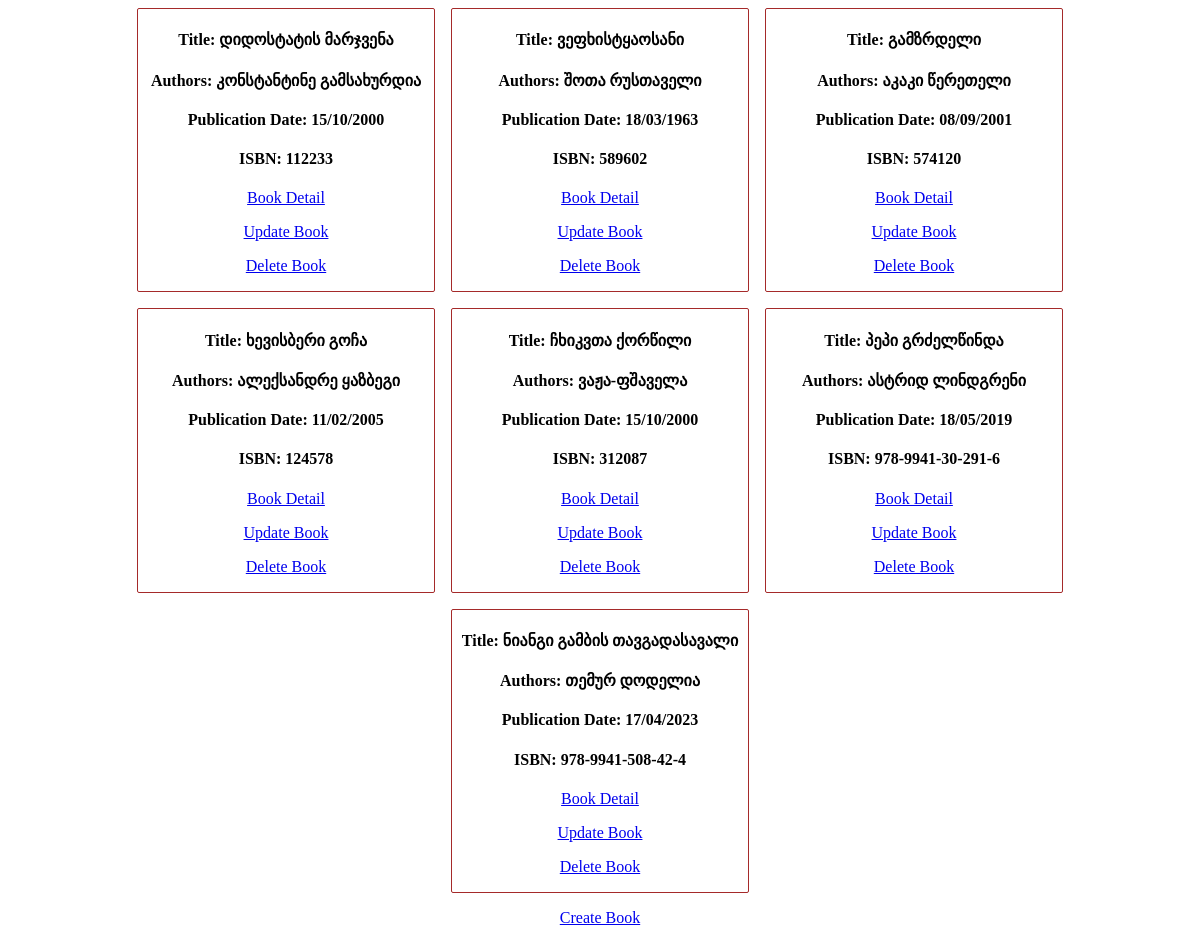
The page /books/ on the database its author committed.
### books/models.py (models this page shows, shortened)
class Book(models.Model):
    title = models.CharField(max_length=100, null=False)
    authors = models.CharField(max_length=100, null=False)
    publication_date = models.CharField(max_length=15, null=False)
    isbn = models.CharField(max_length=11, null=False)

### books/views.py (the view)
# urls.py: path('', views.list_books, name='list_books'),
def list_books(request):
    books = Book.objects.all()
    context = {'books': books}
    return render(request, "books/all_books.html", context)

### books/templates/books/all_books.html (shortened to what this page needs)
{% extends 'books/base.html' %}
{% block body %}
    <div class="container">
        {% for book in books %}
            <div class="book">
                <h4>Title: {{book.title}}</h4>
                <h4>Authors: {{book.authors}}</h4>
                <h4>Publication Date: {{book.publication_date}}</h4>
                <h4>ISBN: {{book.isbn}}</h4>
                <p><a href="{% url 'book_detail' book.id %}">Book Detail</a></p>
                <p><a href="{% url 'update_book' book.id %}">Update Book</a></p>
                <p><a href="{% url 'delete_book' book.id %}">Delete Book</a></p>
            </div>
        {% endfor %}
    </div>
    <div style="margin-top: 2 rem; text-align: center;">
        <a href="{% url 'create_book' %}">Create Book</a>
    </div>
{% endblock %}

### books/templates/books/base.html (shortened to what this page needs)
{% load static %}
<!DOCTYPE html>
<html lang="en">
<head>
    <link rel="stylesheet" href="{% static 'css/style.css' %}">
</head>
<body>
    {% block body %}
    {% endblock %}
</body>
</html>

### books/static/css/style.css (style rules this page uses)
.container { width: 100%; display: flex; gap: 1rem; flex-wrap: wrap; justify-content: center; }
.book { width: 25%; border: 1px solid brown; text-align: center; border-radius: 2px; }

### rows shown on the page
Book: title "დიდოსტატის მარჯვენა", authors "კონსტანტინე გამსახურდია", publication_date "15/10/2000", isbn "112233"
Book: title "ვეფხისტყაოსანი", authors "შოთა რუსთაველი", publication_date "18/03/1963", isbn "589602"
Book: title "გამზრდელი", authors "აკაკი წერეთელი", publication_date "08/09/2001", isbn "574120"
Book: title "ხევისბერი გოჩა", authors "ალექსანდრე ყაზბეგი", publication_date "11/02/2005", isbn "124578"
Book: title "ჩხიკვთა ქორწილი", authors "ვაჟა-ფშაველა", publication_date "15/10/2000", isbn "312087"
Book: title "პეპი გრძელწინდა", authors "ასტრიდ ლინდგრენი", publication_date "18/05/2019", isbn "978-9941-30-291-6"
Book: title "ნიანგი გამბის თავგადასავალი", authors "თემურ დოდელია", publication_date "17/04/2023", isbn "978-9941-508-42-4"
